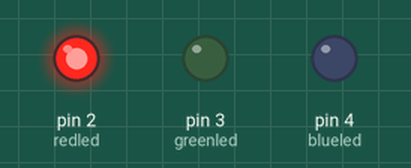
Recording of a sketch running on a simulated Arduino Uno, built with avr-gcc and run on an emulated ATmega328P. Shown: output pins drawn as LEDs (lit = HIGH).

Above: at 0.2 s.
At 7.2 s:
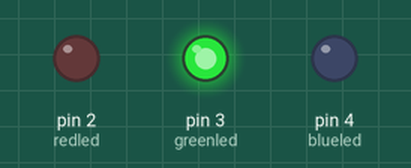
At 15.2 s:
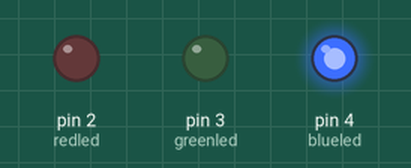
At 30.2 s:
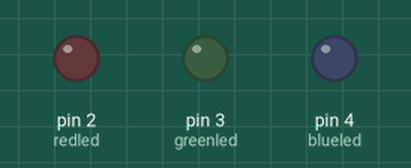
Timing chart, 0 to 40.3 s (numbered marks = the images above):
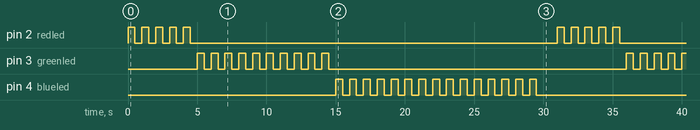

The sketch:

blink_threeled_usingvariable.ino.ino
```cpp
  // Making blinking LEDs using variables and for loop
  //pin assignments
  int redled = 2;
  int greenled = 3;
  int blueled = 4;

void setup() {
  pinMode(redled, OUTPUT);
  pinMode(greenled, OUTPUT);
  pinMode(blueled, OUTPUT);
}

void loop() {
  // Blink Led 5 times
  for(int i = 0 ; i < 5; i++){
    digitalWrite(redled,HIGH);
    delay(500);
    digitalWrite(redled,LOW);
    delay(500);
  }
  // Blink green led 10 times
  for(int i = 0; i < 10 ; i++){
    digitalWrite(greenled,HIGH);
    delay(500);
    digitalWrite(greenled,LOW);
    delay(500);
  }
  // Blink blue led 15 times
  for(int i = 0; i < 15 ; i++){
    digitalWrite(blueled,HIGH);
    delay(500);
    digitalWrite(blueled,LOW);
    delay(500);
  }
  delay(1000);
}
```

Measured:
- by itself, pin 2 (redled): repeats every 31.0 s: 4 × (LOW 0.50 s, HIGH 0.50 s), LOW 26.5 s, HIGH 0.50 s
- by itself, pin 3 (greenled): repeats every 31.0 s: 9 × (LOW 0.50 s, HIGH 0.50 s), LOW 21.5 s, HIGH 0.50 s
- by itself, pin 4 (blueled): repeats every 31.0 s: HIGH 0.50 s, LOW 16.5 s, 14 × (HIGH 0.50 s, LOW 0.50 s)
